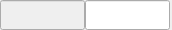
<?xml version="1.0" encoding="UTF-8"?>
<ui version="4.0">
 <class>ListItemWidget</class>
 <widget class="QWidget" name="ListItemWidget">
  <property name="geometry">
   <rect>
    <x>0</x>
    <y>0</y>
    <width>172</width>
    <height>30</height>
   </rect>
  </property>
  <property name="windowTitle">
   <string>ListItemWidget</string>
  </property>
  <layout class="QHBoxLayout" name="horizontalLayout">
   <property name="spacing">
    <number>0</number>
   </property>
   <property name="leftMargin">
    <number>0</number>
   </property>
   <property name="topMargin">
    <number>0</number>
   </property>
   <property name="rightMargin">
    <number>0</number>
   </property>
   <property name="bottomMargin">
    <number>0</number>
   </property>
   <item>
    <widget class="QLineEdit" name="lineEditWave">
     <property name="enabled">
      <bool>false</bool>
     </property>
     <property name="minimumSize">
      <size>
       <width>0</width>
       <height>30</height>
      </size>
     </property>
     <property name="maximumSize">
      <size>
       <width>85</width>
       <height>30</height>
      </size>
     </property>
     <property name="alignment">
      <set>Qt::AlignCenter</set>
     </property>
    </widget>
   </item>
   <item>
    <widget class="QLineEdit" name="lineEditPix">
     <property name="minimumSize">
      <size>
       <width>0</width>
       <height>30</height>
      </size>
     </property>
     <property name="maximumSize">
      <size>
       <width>85</width>
       <height>30</height>
      </size>
     </property>
     <property name="alignment">
      <set>Qt::AlignCenter</set>
     </property>
    </widget>
   </item>
  </layout>
 </widget>
 <layoutdefault spacing="6" margin="11"/>
 <resources/>
 <connections/>
</ui>
